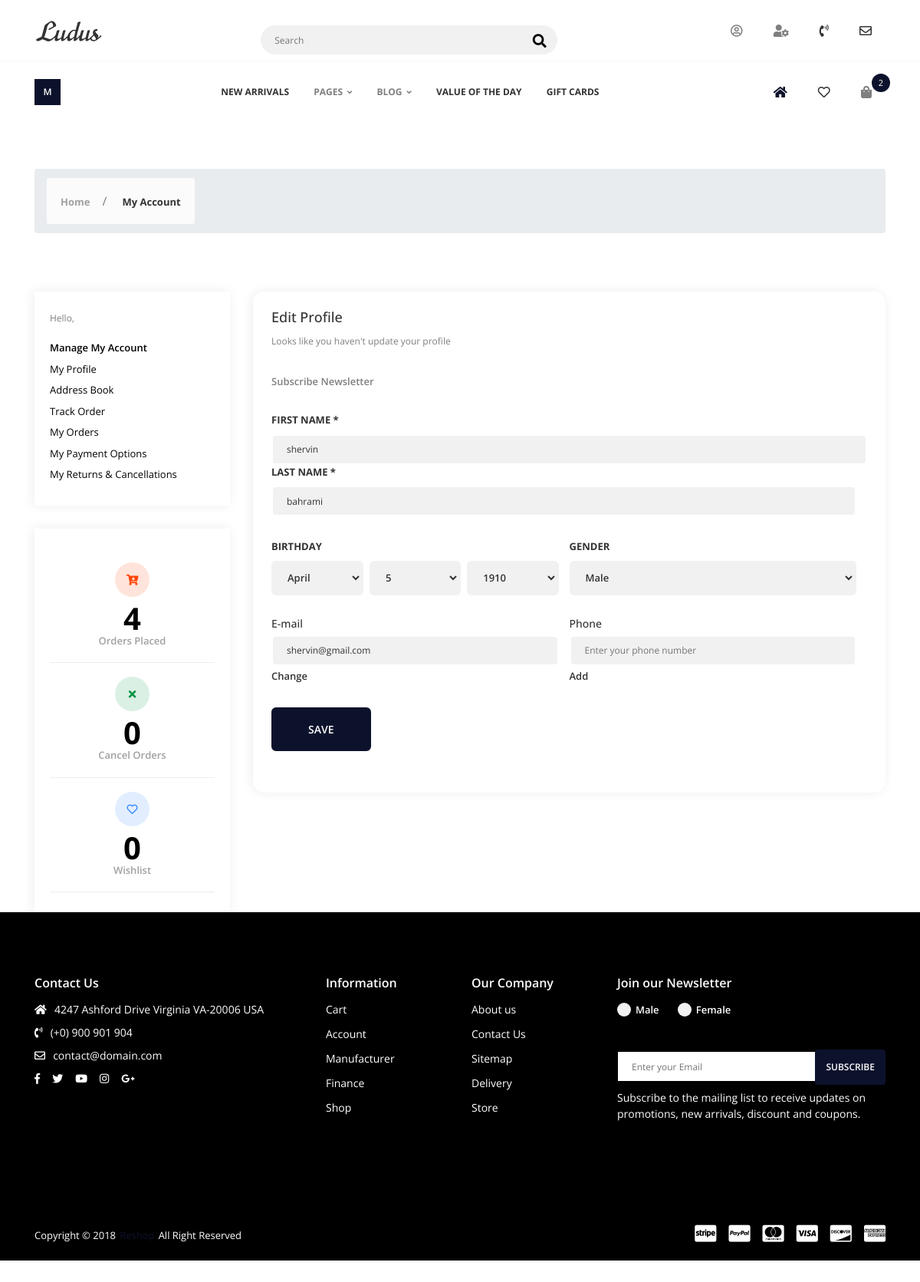
The page /dashboard/edit_profile/2/ on the database its author committed.
### accounts/models.py (models this page shows, shortened)
class User(AbstractBaseUser):
    GENDER_CHOICES = (
        ('M', 'Male'),
        ('F', 'Female'),
    )
    MONTH_CHOICES = (
        ('1', 'January'),
        ('2', 'February'),
        ('3', 'March'),
        ('4', 'April'),
        ('5', 'May'),
        ('6', 'June'),
        ('7', 'July'),
        ('8', 'August'),
        ('9', 'September'),
        ('10', 'October'),
        ('11', 'November'),
        ('12', 'December'),    )
    DAY_CHOICES = [(str(day), str(day)) for day in range(1, 32)]
    YEAR_CHOICES = [(str(year), str(year)) for year in range(1900, 2024)]
    email = models.EmailField(max_length=255,unique=True)
    is_admin = models.BooleanField(default=False)
    phone_number = models.CharField(max_length=11,blank=True,null=True)
    username = None
    gender = models.CharField(max_length=1, choices=GENDER_CHOICES, null=True, blank=True)
    birthdate_day = models.CharField(max_length=2, choices=DAY_CHOICES, null=True, blank=True, default=None)
    birthdate_month = models.CharField(max_length=2, choices=MONTH_CHOICES, null=True, blank=True, default=None)
    birthdate_year = models.CharField(max_length=4, choices=YEAR_CHOICES, null=True, blank=True, default=None)
    first_name = models.CharField(max_length=50,blank=True,null=True)
    last_name = models.CharField(max_length=100,blank=True,null=True)
    is_superuser = models.BooleanField(default=False)
    date_joined = models.DateTimeField(default=timezone.now)
    last_seen = models.DateTimeField(null=True)
    objects = UserManager()
    USERNAME_FIELD = 'email'
    REQUIRED_FIELDS = ['first_name','last_name']

### dashboard/views.py (the view, shortened to what this page needs)
# urls.py: path('edit_profile/<int:id>/',views.UserProfileUpdate.as_view(),name="edit_profile"),
class UserProfileUpdate(View):
    form_class = EditProfileForm
    template_name = 'dashboard/dash-edit-profile.html'
    def get(self, request, id=None):
        user = get_object_or_404(User, id=id)
        form = self.form_class(instance=user)
        return render(request, self.template_name, {'form': form})

### dashboard/forms.py (shortened to what this page needs)
class EditProfileForm(forms.ModelForm):
    class Meta:
        model = User
        fields = ('email','first_name','last_name','gender','birthdate_day','birthdate_month','birthdate_year','phone_number')
        widgets = {
            'first_name' : forms.TextInput(attrs={'class': 'input-text input-text--primary-style', 'placeholder': 'First Name'}),
            'last_name' : forms.TextInput(attrs={'class': 'input-text input-text--primary-style', 'placeholder': 'Last Name'}),
            'email' : forms.EmailInput(attrs={'class': 'input-text input-text--primary-style', 'placeholder': 'Enter E-mail'}),
            'gender' : forms.Select(attrs={'class': 'select-box select-box--primary-style u-w-100'}),
            'birthdate_day' : forms.Select(attrs={'class': 'select-box select-box--primary-style'}),
            'birthdate_month' : forms.Select(attrs={'class': 'select-box select-box--primary-style'}),
            'birthdate_year' : forms.Select(attrs={'class': 'select-box select-box--primary-style'}),
            'phone_number' : forms.EmailInput(attrs={'class': 'input-text input-text--primary-style', 'placeholder': 'Enter your phone number'}),
        }

### dashboard/templates/dashboard/dash-edit-profile.html (shortened to what this page needs)
{% extends "base.html" %}
{% block content %}
    <div id="app">
        <div class="app-content">
            <div class="u-s-p-y-60">
                <div class="section__content">
                    <div class="container">
                        <div class="breadcrumb">
                            <div class="breadcrumb__wrap">
                                <ul class="breadcrumb__list">
                                    <li class="has-separator">
                                        <a href="index.html">Home</a></li>
                                    <li class="is-marked">
                                        <a href="dash-edit-profile.html">My Account</a></li>
                                </ul>
                            </div>
                        </div>
                    </div>
                </div>
            </div>
            <div class="u-s-p-b-60">
                <div class="section__content">
                    <div class="dash">
                        <div class="container">
                            <div class="row">
                                <div class="col-lg-3 col-md-12">
                                    <div class="dash__box dash__box--bg-white dash__box--shadow u-s-m-b-30">
                                        <div class="dash__pad-1">
                                            <span class="dash__text u-s-m-b-16">Hello, {{user.user_name}} {{user.last_name}}</span>
                                            <ul class="dash__f-list">
                                                <li>
                                                    {% if request.user %}
                                                    <a class="dash-active" href="{% url 'dashboard:dashboard' user.id %}">Manage My Account</a></li>
                                                    {% endif %}
                                                <li>
                                                    <a href="{% url 'dashboard:profile' request.user.id %}">My Profile</a></li>
                                                <li>
                                                    <a href="dash-address-book.html">Address Book</a></li>
                                                <li>
                                                    <a href="dash-track-order.html">Track Order</a></li>
                                                <li>
                                                    <a href="dash-my-order.html">My Orders</a></li>
                                                <li>
                                                    <a href="dash-payment-option.html">My Payment Options</a></li>
                                                <li>
                                                    <a href="dash-cancellation.html">My Returns & Cancellations</a></li>
                                            </ul>
                                        </div>
                                    </div>
                                    <div class="dash__box dash__box--bg-white dash__box--shadow dash__box--w">
                                        <div class="dash__pad-1">
                                            <ul class="dash__w-list">
                                                <li>
                                                    <div class="dash__w-wrap">
                                                        <span class="dash__w-icon dash__w-icon-style-1"><i class="fas fa-cart-arrow-down"></i></span>
                                                        <span class="dash__w-text">4</span>
                                                        <span class="dash__w-name">Orders Placed</span></div>
                                                </li>
                                                <li>
                                                    <div class="dash__w-wrap">
                                                        <span class="dash__w-icon dash__w-icon-style-2"><i class="fas fa-times"></i></span>
                                                        <span class="dash__w-text">0</span>
                                                        <span class="dash__w-name">Cancel Orders</span></div>
                                                </li>
                                                <li>
                                                    <div class="dash__w-wrap">
                                                        <span class="dash__w-icon dash__w-icon-style-3"><i class="far fa-heart"></i></span>
                                                        <span class="dash__w-text">0</span>
                                                        <span class="dash__w-name">Wishlist</span></div>
                                                </li>
                                            </ul>
                                        </div>
                                    </div>
                                </div>
                                <div class="col-lg-9 col-md-12">
                                    <div class="dash__box dash__box--shadow dash__box--radius dash__box--bg-white">
                                        <div class="dash__pad-2">
                                            <h1 class="dash__h1 u-s-m-b-14">Edit Profile</h1>
                                            <span class="dash__text u-s-m-b-30">Looks like you haven't update your profile</span>
                                            <div class="dash__link dash__link--secondary u-s-m-b-30">
                                                <a data-modal="modal" data-modal-id="#dash-newsletter">Subscribe Newsletter</a></div>
                                            <div class="row">
                                                <div class="col-lg-12">
                                                    <form class="dash-edit-p" method="POST"  novalidate>
                                                        <div class="gl-inline">
                                                            <div class="u-s-m-b-30">
                                                                <label class="gl-label" for="reg-fname">FIRST NAME *</label>
                                                                {{ form.first_name }}
                                                            <div class="u-s-m-b-30">
                                                                <label class="gl-label" for="reg-lname">LAST NAME *</label>
                                                                {{ form.last_name }}
                                                                                                                    </div>
                                                        <div class="gl-inline">
                                                            <div class="u-s-m-b-30">
                                                                <span class="gl-label">BIRTHDAY</span>
                                                                <div class="gl-dob">
                                                                    {{ form.birthdate_month }}
                                                                    {{ form.birthdate_day }}
                                                                    {{ form.birthdate_year }}
                                                                </div>
                                                            </div>
                                                            <div class="u-s-m-b-30">
                                                                <label class="gl-label" for="gender">GENDER</label>
                                                                {{ form.gender }}
                                                            </div>
                                                        </div>
                                                        <div class="gl-inline">
                                                            <div class="u-s-m-b-30">
                                                                <h2 class="dash__h2 u-s-m-b-8">E-mail</h2>
                                                                {{ form.email }}
                                                            <div class="dash__link dash__link--secondary">
                                                                    <a href="#">Change</a></div>
                                                            </div>
                                                            <div class="u-s-m-b-30">
                                                                <h2 class="dash__h2 u-s-m-b-8">Phone</h2>
                                                                {{ form.phone_number }}
                                                            <div class="dash__link dash__link--secondary">
                                                                    <a href="#">Add</a></div>
                                                            </div>
                                                        </div>
                                                        <button class="btn btn--e-brand-b-2" type="submit">SAVE</button>
                                                    </form>
                                                </div>
                                            </div>
                                        </div>
                                    </div>
                                </div>
                            </div>
                        </div>
                    </div>
                </div>
            </div>
        </div>
{% endblock content %}

### rows shown on the page
User: first_name "shervin", last_name "bahrami", birthdate_month "April", birthdate_day "5", birthdate_year "1910", gender "Male", email "shervin@gmail.com"
